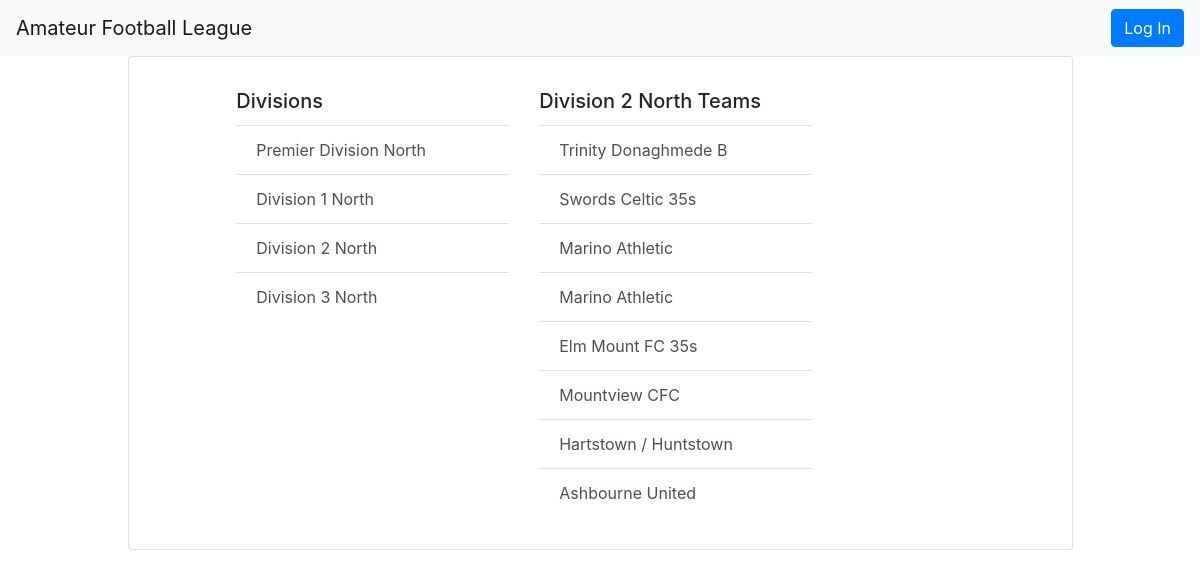
The page /division/Division 2 North/teams on the database its author committed.
### db_setup.py (models this page shows, shortened)
class Division(Base):
    __tablename__ = 'division'
    id = Column(Integer, primary_key = True)
    name = Column(String(80), nullable = False)
    rank = Column(Integer, nullable = False)

class Team(Base):
    __tablename__ = 'team'
    id = Column(Integer, primary_key = True)
    name = Column(String(80), nullable = False)
    nickname = Column(String(80))
    membership = Column(Integer, nullable = False)
    email = Column(String(80))
    home = Column(String(100))
    description = Column(String(500))
    division_id = Column(Integer, ForeignKey('division.id'))
    division = relationship(Division)
    user_id = Column(Integer, ForeignKey('user.id'))
    user = relationship(User)

### application.py (the view)
@app.route('/division/<path:division_name>')
@app.route('/division/<path:division_name>/teams')
def showTeams(division_name):
    try:
        session = newSession()
        division = session.query(Division).filter_by(name = division_name).one()
        teams = session.query(Team).filter_by(division_id = division.id)
        divisions = session.query(Division).order_by(Division.rank).all()
        if loggedIn(): # can create a new team if logged in
            return render_template('teams.html', teams = teams, division = division, divisions = divisions)
        else:
            return render_template('publicTeams.html', teams = teams, division = division, divisions = divisions)
    finally:
        session.close()

### application.py (called while the page is built)
def newSession():
    DBSession = sessionmaker(bind=engine)
    session = DBSession()
    return session

def loggedIn():
    if login_session.get('user_id') is None:
        return False
    else:
        return True

### templates/publicTeams.html (shortened to what this page needs)
{% extends 'teams.html' %}
{% block main %}
{{super()}}
{% endblock %}

### templates/teams.html (shortened to what this page needs)
{% extends 'divisions.html' %}
{% block main %}
<div class='card-body'>
  <div class='row'>
    <div class='col-4 offset-1'>
      <h5 class='card-title'>Divisions</h5>
      <div class='list-group list-group-flush'>
        {% for d in divisions %}
        <a href={{url_for('showTeams', division_name = d.name)}} class="list-group-item list-group-item-action">{{d.name}}</a>
        {% endfor %}
      </div>
      </div>
      <div class='col-4'>
        <h5 class='card-title'>{{division.name}} Teams</h5>
        <div class='list-group list-group-flush'>
          {% for t in teams %}
          <a href={{url_for('showTeamDetails', division_name = division.name, team_name = t.name)}} class="list-group-item list-group-item-action">{{t.name}}</a>
          {% endfor %}
        </div>
      </div>
    </div>
  </div>
  </div>
{% endblock %}

### static/style.css (style rules this page uses)
.card-body { padding-top: 2em; padding-bottom: 2em; padding-left: 2em; padding-right: 2em; }

### rows shown on the page
Division: name "Premier Division North"
Division: name "Division 1 North"
Division: name "Division 2 North"
Division: name "Division 3 North"
Team: name "Trinity Donaghmede B"
Team: name "Swords Celtic 35s"
Team: name "Marino Athletic"
Team: name "Marino Athletic"
Team: name "Elm Mount FC 35s"
Team: name "Mountview CFC"
Team: name "Hartstown / Huntstown"
Team: name "Ashbourne United"
